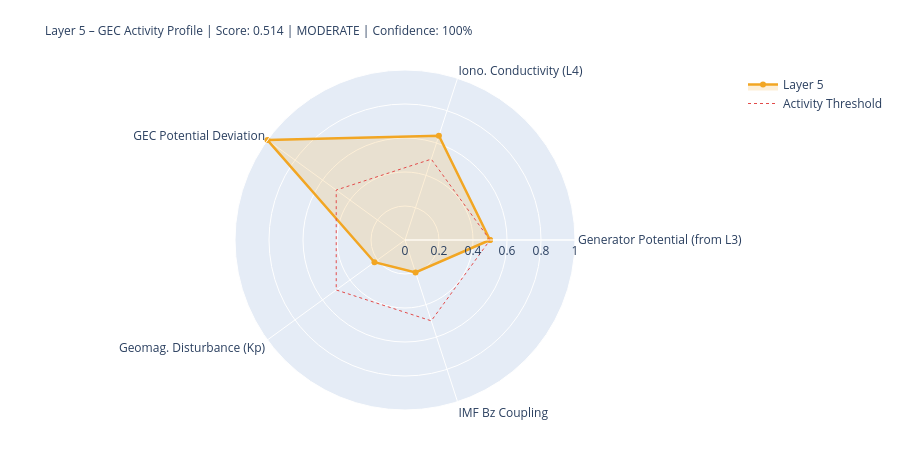

Notebook code for this chart:
### Markdown cell above
---
## 5. State Assessment & Handoff to Layer 6

### Code cell
# ============================================================
# LAYER-5-SCORE
# ============================================================

# Components
# 1) Generator activity (Layer-3-driven)
gen_score = norm(generator_strength, 0.3, 2.0)
gen_src   = 'from_layer3' if l3_thunder_score is not None else 'estimated'

# 2) Ionospheric conductivity (Layer-4-driven)
iono_score = norm(iono_cond_factor, 0.7, 1.4)
iono_src   = 'from_layer4' if l4_ioniz is not None else 'estimated'

# 3) GEC potential deviation from reference
pot_score = norm(abs(delta_V_pct), 0, 30)  # 0 = at reference, 1 = 30% deviation
pot_src   = 'derived'

# 4) Geomagnetic disturbance (Kp) – modulates vertical currents
kp_score = norm(kp_val, 0, 9)
kp_src   = 'primary' if kp_now is not None else 'from_layer4'

# 5) IMF Bz coupling (southward = stronger M-I coupling → GEC influence)
bz_score = norm(-(bz_now or 0), -5, 30) if bz_now is not None else None
bz_src   = 'primary' if bz_now is not None else 'missing'

COMPONENTS = {
    'Generator Potential (from L3)':  {'score': gen_score,   'source': 'derived_from_layer3', 'dynamic': True},
    'Iono. Conductivity (L4)':      {'score': iono_score,  'source': iono_src, 'dynamic': True},
    'GEC Potential Deviation':      {'score': pot_score,   'source': pot_src,  'dynamic': True},
    'Geomag. Disturbance (Kp)':         {'score': kp_score,    'source': kp_src,   'dynamic': True},
    'IMF Bz Coupling':               {'score': bz_score,    'source': bz_src,   'dynamic': True},
}

available   = {k: v['score'] for k, v in COMPONENTS.items() if v['score'] is not None}
unavailable = [k for k, v in COMPONENTS.items() if v['score'] is None]
layer5_score = round(sum(available.values()) / len(available), 4) if available else None
confidence   = round(len(available) / len(COMPONENTS), 2)
level = ('unknown' if layer5_score is None
         else 'quiet'   if layer5_score < 0.3
         else 'moderate' if layer5_score < 0.6
         else 'active')
dominant_l5 = max(available, key=available.get) if available else 'none'

# Kp consistency: separate 1-min raw value from score value
kp_1m_raw   = kp_now          # directly from API (can be 0.0 during live measurement)
kp_for_score = kp_val          # from Layer-0 context or estimated value if needed
kp_score_src = kp_src

W = 68
print('=' * W)
print('LAYER 5 – GLOBAL ELECTRIC CIRCUIT – STATE ASSESSMENT')
print('=' * W)
for name, comp in COMPONENTS.items():
    s = comp['score']
    if s is not None:
        bar = '█' * int(s*20) + '░' * (20-int(s*20))
        print(f'  {name:<34} {bar}  {s:.3f}  [{comp["source"]}]')
    else:
        print(f'  {name:<34} {"─"*20}  n/a   [missing]')
print('-' * W)
print(f'  Score:         {layer5_score:.3f}  ({len(available)}/{len(COMPONENTS)} components)')
print(f'  Confidence:    {confidence:.0%}')
print(f'  Level:         {level.upper()}')
print(f'  Dominant:      {dominant_l5}')
print(f'  V_iono:        {V_iono_mod:.1f} kV  (Δ {delta_V_pct:+.1f}% vs. Ref)')
print(f'  I_total:       {I_total_mod:.1f} A   (Δ {delta_I_pct:+.1f}% vs. Ref)')
print('=' * W)

# Radar
cats   = list(available.keys())
vals_r = list(available.values())
if len(cats) >= 3:
    fig = go.Figure()
    fig.add_trace(go.Scatterpolar(
        r=vals_r + [vals_r[0]], theta=cats + [cats[0]],
        fill='toself', fillcolor='rgba(242,166,35,0.18)',
        line=dict(color='#F2A623', width=2.5), name='Layer 5'
    ))
    fig.add_trace(go.Scatterpolar(
        r=[0.5]*(len(cats)+1), theta=cats+[cats[0]],
        line=dict(color='#E24B4A', dash='dot', width=1),
        mode='lines', name='Activity Threshold'
    ))
    fig.update_layout(
        title=dict(
            text=f'Layer 5 – GEC Activity Profile | Score: {layer5_score:.3f} | {level.upper()} | Confidence: {confidence:.0%}',
            font=dict(size=12)
        ),
        polar=dict(radialaxis=dict(visible=True, range=[0,1])),
        height=450, showlegend=True,
        margin=dict(l=80, r=80, t=70, b=40)
    )
    fig.show()

### Figure 1 — Plotly figure (JSON) as saved in the notebook; plotly's stock layout.template omitted (floating-point values rounded to 4 significant figures)
{"data": [{"fill": "toself", "fillcolor": "rgba(242,166,35,0.18)", "line": {"color": "#F2A623", "width": 2.5}, "name": "Layer 5", "r": [0.5, 0.6454, 1.0, 0.2222, 0.2009, 0.5], "theta": ["Generator Potential (from L3)", "Iono. Conductivity (L4)", "GEC Potential Deviation", "Geomag. Disturbance (Kp)", "IMF Bz Coupling", "Generator Potential (from L3)"], "type": "scatterpolar"}, {"line": {"color": "#E24B4A", "dash": "dot", "width": 1}, "mode": "lines", "name": "Activity Threshold", "r": [0.5, 0.5, 0.5, 0.5, 0.5, 0.5], "theta": ["Generator Potential (from L3)", "Iono. Conductivity (L4)", "GEC Potential Deviation", "Geomag. Disturbance (Kp)", "IMF Bz Coupling", "Generator Potential (from L3)"], "type": "scatterpolar"}], "layout": {"height": 450, "margin": {"b": 40, "l": 80, "r": 80, "t": 70}, "polar": {"radialaxis": {"range": [0, 1], "visible": true}}, "showlegend": true, "title": {"font": {"size": 12}, "text": "Layer 5 – GEC Activity Profile | Score: 0.514 | MODERATE | Confidence: 100%"}}}
